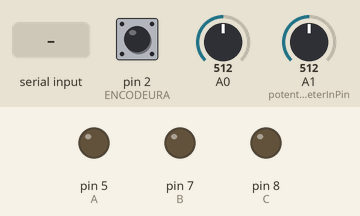
Recording of a sketch running on a simulated Arduino Uno, built with avr-gcc and run on an emulated ATmega328P. Parts: output pins drawn as LEDs (lit = HIGH). The test bench sets the inputs (shaded band); at power-on: A1 (potentiometerInPin) = 512, pin 2 (ENCODEURA) HIGH, A0 = 512. What the sketch prints to the serial monitor is not drawn.

Above: at 0.8 s.
0.9 s: "RUN" received over Serial
At 1.95 s:
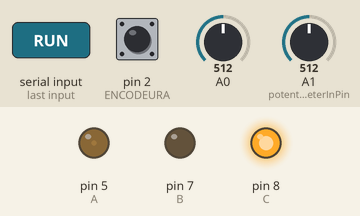
At 2.65 s:
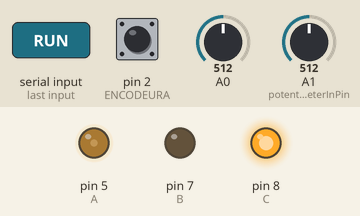
3.9 s: A1 (potentiometerInPin) set to 900
At 4.8 s:
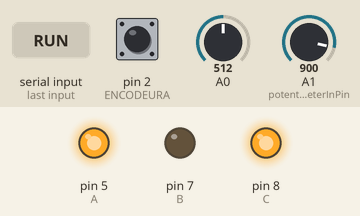
Timing chart, 0 to 6.9 s (numbered marks = the images above; inputs shaded):
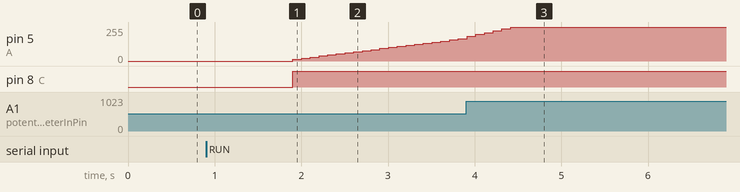

Measured:
- after the input at 0.9 s, pin 5 (A): moves from 0/255 to 166/255 over 1.9 s, starting after 1.0 s; pin 8 (C): LOW → HIGH after 1.0 s

The sketch:

Moteur_asservi_test_transmission_PC_Carte.ino
```cpp
// Manipulation des ports
// PIND :  RX TX 2 3 4 5 6 7
// https://www.arduino.cc/en/Reference/PortManipulation
// https://www.pololu.com/product/2824

#include <PID_v1.h>  // Pour le PID
#include <TimerOne.h> // Pour le timer

#define ENCODEURA 2
#define ENCODEURB 4
#define A 5       // Contrôle vitesse moteur 1
#define B 7       //controle direction moteur 1
#define C 8       //controle direction moteur 1
const int potentiometerInPin = A1;// pour les valeurs analogue du potentiometre
int potentiometerValue = 0;

double Setpoint, Input, Output;

double Kp = 0.8, Ki = 10, Kd = 0.1;

PID PID(&Input, &Output, &Setpoint, Kp, Ki, Kd, DIRECT);

// volatile => pour toute variable qui sera utilise dans les interruptions

volatile int count = 0; // comptage de tick d'encoder qui sera incrémenté
//sur interruption " On change " sur l'interruption 1
volatile double speedM = 0; // vitesse du moteur

volatile unsigned long time0 = 0; // stock un temps à un instant donné
volatile unsigned long timer = 0; // variable qui va contenir le derniers temps enregistré via millis
volatile byte laststate = 0; // etat précédent de l'encodeur

double valueAcc;
unsigned long timeAcc = 0;

volatile int commande = 0; // consigne pour le moteur

int valeur;  //lecture de la consigne via le moniteur serie

boolean RUN = false;

int mode = 1;
int freq = 1000;
int tacq = 5000;
int cmdM = 10;

void setup()
{

  //initialisation moniteur serie
  Serial.begin(115200);       // facultatif uniquement pour feedback
  while (!RUN) {
    if (Serial.available() >= 0 ) {
      String a = Serial.readString();
      if (a.substring(0, 5).equals("Mode ")) {
        //Serial.println("fait mode");
        mode = a.substring(5, a.length()).toInt();
        Serial.println(a);
      }
      if (a.substring(0, 5).equals("freq ")) {
        //Serial.println("fait mode");
        freq = a.substring(5, a.length()).toInt();
        Serial.println(a);
      }
      if (a.substring(0, 5).equals("tacq ")) {
        //Serial.println("fait mode");
        tacq = a.substring(5, a.length()).toInt();
        Serial.println(a);
      }
      if (a.substring(0, 5).equals("cmdM ")) {
        //Serial.println("fait mode");
        cmdM = a.substring(5, a.length()).toInt();
        Serial.println(a);
      }
      if (a.substring(0, a.length()).equals("RUN")) {
        Serial.println("fait mode");
        RUN = true;
        Serial.println(a);
      }
    }
  }
  Serial.println("test1");

  // on initialise les entrées et sorties
  pinMode(ENCODEURA, INPUT_PULLUP);
  pinMode(ENCODEURB, INPUT_PULLUP);

  pinMode(A, OUTPUT);
  pinMode(B, OUTPUT);
  pinMode(C, OUTPUT);
  // +> moteurs à l'arret

  pinMode(potentiometerInPin, INPUT);

  cli();//stop interrupts

  //set timer1 interrupt at 16Hz
  TCCR1A = 0;// set entire TCCR1A register to 0
  TCCR1B = 0;// same for TCCR1B
  TCNT1  = 0;//initialize counter value to 0
  // set compare match register for 10hz increments
  OCR1A = 1562;// = (16*10^6) / (10*1024) - 1 (must be <65536)
  // turn on CTC mode
  TCCR1B |= (1 << WGM12);
  // Set CS12 and CS10 bits for 1024 prescaler
  TCCR1B |= (1 << CS12) | (1 << CS10);
  // enable timer compare interrupt
  TIMSK1 |= (1 << OCIE1A);

  TCCR2A = 0;// set entire TCCR2A register to 0
  TCCR2B = 0;// same for TCCR2B
  TCNT2  = 0;//initialize counter value to 0
  // set compare match register for 8khz increments
  OCR2A = 249;// = (16*10^6) / (1000*64) - 1 (must be <256)
  // turn on CTC mode
  TCCR2A |= (1 << WGM21);
  // Set CS21 bit for 8 prescaler
  TCCR2B |= (1 << CS21) | (1 << CS20);
  // enable timer compare interrupt
  TIMSK2 |= (1 << OCIE2A);

  sei();//allow interrupts

  // Encoder quadrature counter
  attachInterrupt(digitalPinToInterrupt(2), counter, RISING);

  // PID
  Input = 0;
  Setpoint = 0;
  //active le PID
  PID.SetMode(AUTOMATIC);
  PID.SetOutputLimits(0, 255);
}

ISR(TIMER1_COMPA_vect) { //timer1 interrupt 10Hz
  speedM = count / 16;
  count = 0;
}
ISR(TIMER2_COMPA_vect) { //timer0 interrupt 1kHz
  valueAcc = analogRead(A0);
  timeAcc += 1;
}

void loop() {
  if (mode == 0) {
    Serial.print(0);
    Serial.print(",");
    Serial.print(0);
    Serial.print(",");
    Serial.print(0);
    Serial.print("    ,    ");
    Serial.print(valueAcc);
    Serial.print(",");
    Serial.println(timeAcc);
  }
  if (mode == 1) {
    // setting command with potentiometer
    potentiometerValue = analogRead(potentiometerInPin);//  lire les valeurs donner par potentiometre
    commande = map(potentiometerValue, 0, 1023, 0, 16);// Mappé les valeurs de potentiometre en Rpm
    int testCommande = map(potentiometerValue, 0, 1023, 0, 255);

    Setpoint = commande;
    Input = speedM;
    PID.Compute();
    int output = (int)Output;

    Serial.print(commande);
    Serial.print(",");
    Serial.print(output);
    Serial.print(",");
    Serial.print(speedM);
    Serial.print("    ,    ");
    Serial.print(valueAcc);
    Serial.print(",");
    Serial.println(timeAcc);

    //utilisation de la sortie du PID pour asservir les moteurs
    if (output >= 0) {
      advance(output);
    }
    if (output < 0) {
      back_off(abs(output));
    }
  } else {
    stopMotor();
  }
}


void advance(int a) // En avant
{
  analogWrite (A, a); // Contrôle de vitesse en PWM
  digitalWrite(B, LOW);
  digitalWrite(C, HIGH);
}

void back_off (int a) // En arrière
{
  analogWrite (A, a);
  digitalWrite(B, HIGH);
  digitalWrite(C, LOW);
}

void stopMotor() // En avant
{
  analogWrite (A, 0); // Contrôle de vitesse en PWM
  digitalWrite(B, LOW);
  digitalWrite(C, LOW);
}

// Encoder counter 0

void counter()
{
  //Serial.println(count);
  count++;
}


// Timer pour calculer la vitesse grace aux encodeurs

void timerIsr()
{
  speedM = count / 16;
  count = 0;
}
```
